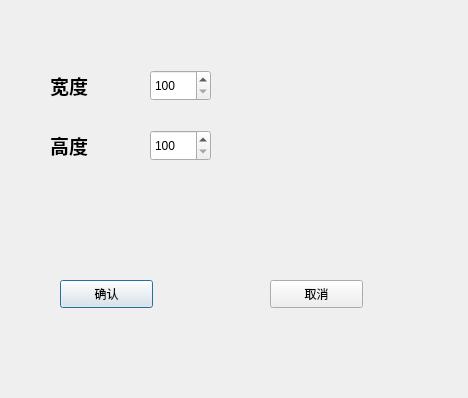
<?xml version="1.0" encoding="UTF-8"?>
<ui version="4.0">
 <class>resetCanvasDialog</class>
 <widget class="QDialog" name="resetCanvasDialog">
  <property name="geometry">
   <rect>
    <x>0</x>
    <y>0</y>
    <width>468</width>
    <height>398</height>
   </rect>
  </property>
  <property name="windowTitle">
   <string>Dialog</string>
  </property>
  <widget class="QLabel" name="label">
   <property name="geometry">
    <rect>
     <x>50</x>
     <y>70</y>
     <width>51</width>
     <height>31</height>
    </rect>
   </property>
   <property name="font">
    <font>
     <family>Consolas</family>
     <pointsize>14</pointsize>
     <weight>75</weight>
     <bold>true</bold>
    </font>
   </property>
   <property name="text">
    <string>宽度</string>
   </property>
  </widget>
  <widget class="QLabel" name="label_2">
   <property name="geometry">
    <rect>
     <x>50</x>
     <y>130</y>
     <width>51</width>
     <height>31</height>
    </rect>
   </property>
   <property name="font">
    <font>
     <family>Consolas</family>
     <pointsize>14</pointsize>
     <weight>75</weight>
     <bold>true</bold>
    </font>
   </property>
   <property name="text">
    <string>高度</string>
   </property>
  </widget>
  <widget class="QSpinBox" name="widthSpinBox">
   <property name="geometry">
    <rect>
     <x>150</x>
     <y>70</y>
     <width>61</width>
     <height>31</height>
    </rect>
   </property>
   <property name="minimum">
    <number>100</number>
   </property>
   <property name="maximum">
    <number>1000</number>
   </property>
  </widget>
  <widget class="QSpinBox" name="heightSpinBox">
   <property name="geometry">
    <rect>
     <x>150</x>
     <y>130</y>
     <width>61</width>
     <height>31</height>
    </rect>
   </property>
   <property name="minimum">
    <number>100</number>
   </property>
   <property name="maximum">
    <number>1000</number>
   </property>
  </widget>
  <widget class="QPushButton" name="okButton">
   <property name="geometry">
    <rect>
     <x>60</x>
     <y>280</y>
     <width>93</width>
     <height>28</height>
    </rect>
   </property>
   <property name="text">
    <string>确认</string>
   </property>
  </widget>
  <widget class="QPushButton" name="cancleButton">
   <property name="geometry">
    <rect>
     <x>270</x>
     <y>280</y>
     <width>93</width>
     <height>28</height>
    </rect>
   </property>
   <property name="text">
    <string>取消</string>
   </property>
  </widget>
 </widget>
 <resources/>
 <connections/>
</ui>
